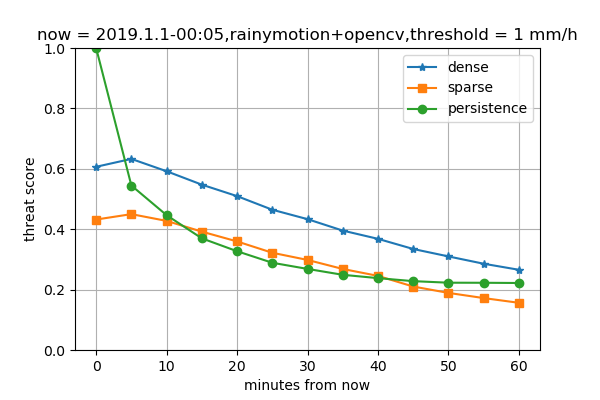
#> input picture docs/notebooks/JMA_rainymotion_th001.png, 600 x 400 px; its folder holds only this picture in this run
$ jupyter execute --allow-errors test_JMA_radar-2020.1.7.ipynb   (shell and % lines are left out)
#> lines starting #> are read from the running program, lines starting #| are printed output that depends on the picture
### rainymotion/utils.py
"""
The rainymotion library provides different utils to help to prepare
raw radar data (dBZ) for nowcasting.

"""

from __future__ import absolute_import
from __future__ import division
from __future__ import print_function

import numpy as np


# [40 lines left out: functions depth2intensity, intensity2depth, not called in this run]


def RYScaler(X_mm):
    '''
    Scale RY data from mm (in float64) to brightness (in uint8).

    Args:
        X (numpy.ndarray): RY radar image

    Returns:
        numpy.ndarray(uint8): brightness integer values from 0 to 255
                              for corresponding input rainfall intensity
        float: c1, scaling coefficient
        float: c2, scaling coefficient

    '''
    # [15 lines left out: functions mmh2rfl, rfl2dbz, not called in this run]


    #X_mmh = depth2intensity(X_mm)  # mm to mm/h

    # X_rfl = mmh2rfl(X_mmh)   # mm/h to reflectivity
    # remove zero reflectivity
    # then log10(0.1) = -1 not inf (numpy warning arised)
    #X_rfl[X_rfl == 0] = 0.1
    # reflectivity to dBz
    #X_dbz = rfl2dbz(X_rfl)
    # remove all -inf
    #X_dbz[X_dbz < 0] = 0

    #X_dbz = X_mm
    X_dbz = np.log10(X_mm + 0.01)
    # MinMaxScaling
    c1 = X_dbz.min()
    c2 = X_dbz.max()

    return ((X_dbz - c1) / (c2 - c1) * 255).astype(np.uint8), c1, c2


# [41 lines left out: function inv_RYScaler, not called in this run]

### docs/notebooks/test_JMA_radar-2020.1.7.ipynb
notes on 2020.1.23:
1. compare different models in 5, 10, ..., 60 minutes, threat vs leadtime, shown in gif animiation
2. compare dense mode and ground truth, noted by threat score, shown in gif animation

[cell 1]
import glob
import numpy as np
import matplotlib.pyplot as plt
import os
print(os.getcwd())

data_folder = "/Users/jiang/data/jma_radar/2020/01/07"
grib_files = glob.glob(os.path.join(data_folder,"*.000"))  # 288 = 12*24
print(len(grib_files))
grib_files.sort()

### read wgrib2 file into nc file

[cell 2]
if False:  # only do it once
    var = "surface"
    for grib_file in grib_files:
        ncfile_name = grib_file.split("/")[-1].split(".")[0]+".nc"
        ncfile = os.path.join(data_folder,ncfile_name)
        cmd = f"wgrib2 {grib_file} -s | egrep '({var})'|wgrib2 -i {grib_file} -netcdf {ncfile}"
        fail = os.system(cmd)  # 0 indicate success, others indicate fail
        if fail:
            print("wgrib2 wrong at ",grib_file)

### check rain coverage in Honshu
- shows on 2020-1-7, rain coverage is less than 5%

[cell 3]
nc_files = glob.glob(os.path.join(data_folder,"*.nc"))  # 288 = 12*24
print(len(nc_files))
nc_files.sort()

[cell 4]
from netCDF4 import Dataset
from datetime import datetime,timedelta
rain_coverage = []
threshold = 0.1 #  mm/h
for nc_file in nc_files:
    root = Dataset(nc_file, "r")
    rain = root['var0_1_203_surface'][0,:,:] # masked array, shape(3360,3560)
    rain_reduced = rain[1500:2500,1000:2000].copy()
    rain_reduced.fill_value = 0.0
    rain_filled = rain_reduced.filled().astype('float16')
    #honshu_rain.append(np.sum(rain_filled >= threshold)/1e6)  # total pixels in one image is 1000*1000
    rain_coverage.append(np.sum(rain_filled >= threshold)/(1e6-132396)*100)  # total pixels in one image is 1000*1000

### after direct cut, still 13.2% area has no data

#> (a cell that did not finish here is left out)

#> (a cell that did not finish here is left out)

#> (a cell that did not finish here is left out)

#> (a cell that did not finish here is left out)

[cell 9]
plt.figure(dpi=150)
#> (the rest of this cell did not finish here and is left out)

[cell 10]
plt.figure(dpi=100)
plt.plot(rain_coverage)
plt.xlabel("time every 5 minutes")
plt.ylabel("rain coverage in Honshu")
plt.title(f"rain evolution on 2020.1.7,threshold = {threshold} mm/h")
plt.grid()
plt.show()
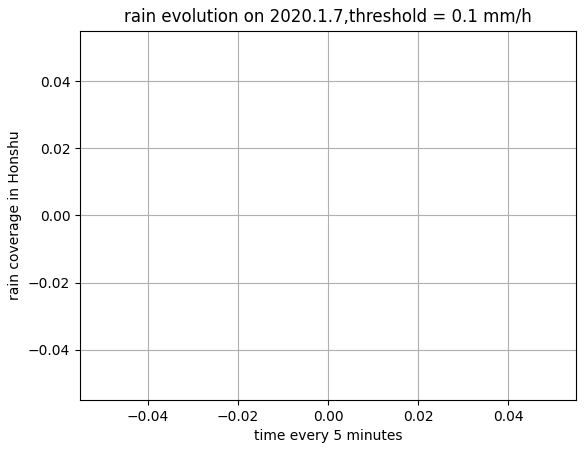
#> figure drawn by matplotlib, 1 panel

## compare rainymotion sparse mode, dense mode and persistence
- threat score

[cell 11]
from rainymotion import models, metrics, utils
from collections import OrderedDict
import numpy as np
import h5py
import matplotlib.pyplot as plt
import wradlib.ipol as ipol
from netCDF4 import Dataset

[cell 12]
nc_files = glob.glob(os.path.join(data_folder,"*.nc"))  # 288 = 12*24
nc_files.sort()

[cell 13]
all_data = [] # 288 arrays with shape (1000,1000)
for nc_file in nc_files:
    root = Dataset(nc_file, "r")
    rain = root['var0_1_203_surface'][0,:,:] # masked array, shape(3360,3560)
    rain_reduced = rain[1500:2500,1000:2000].copy()
    rain_reduced.fill_value = 0.0
    rain_filled = rain_reduced.filled()
    all_data.append(rain_filled)

[cell 14]
if False: # only do it once
    joblib.dump((np.array(all_data)*10).astype('uint8'),"1day_data8.joblib")
    np.unique(joblib.load("1day_data8.joblib")[0]/10)

[cell 15]
now = 1
#threshold = 1  # mm/h
#> (the rest of this cell did not finish here and is left out)

### compare threat/recall/precision changes over in 5,10,15..60 minutes for 24 hours

#> (a cell that did not finish here is left out)

### make gif animiation and delete png images

[cell 17]
import imageio
png_files = glob.glob("./JMA_rainymotion_th*.png")
png_files.sort()
print(len(png_files)) # 288

images = []
for filename in png_files:
    images.append(imageio.imread(filename))
    os.system(f"rm -r {filename}")
output_file = 'JMA_rainymotion_threat-%s.gif' % datetime.now().strftime('%Y-%m-%d-%H-%M-%S')
imageio.mimsave(output_file, images,duration = 1)  # unit is in seconds
